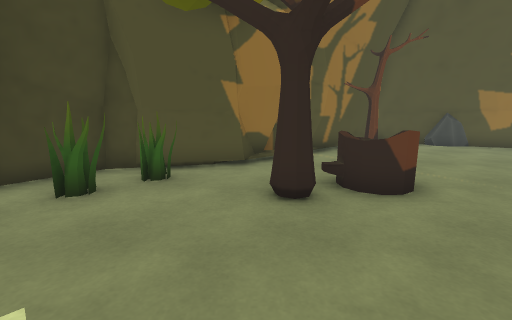
view 1 (above)

24 first-person views from a walk through a scene from a Unity 3-D project. The camera is 1.2 m above the floor, tilts 10° down and sees 90° across. The floor is counted in squares, 0.9 m on a side. Each view is taken from the middle of a square. On the plan, view 1 faces up. The plan holds only what a view shows up to about 13 squares ahead; the rest is blank. The place goes on beyond the plan. The player character is not drawn. Some animated figures are left out. Some surface patterns are stand-ins.

view 2
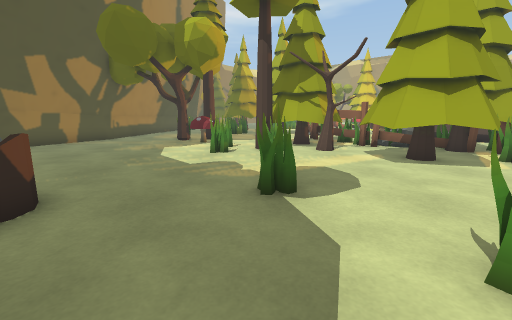

view 3
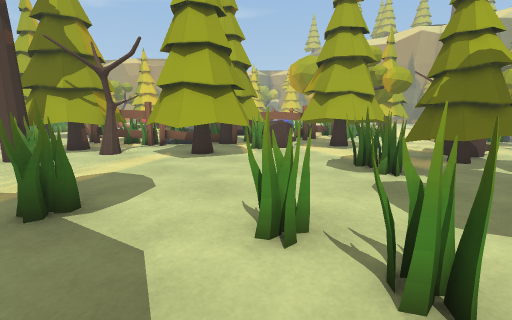

view 4
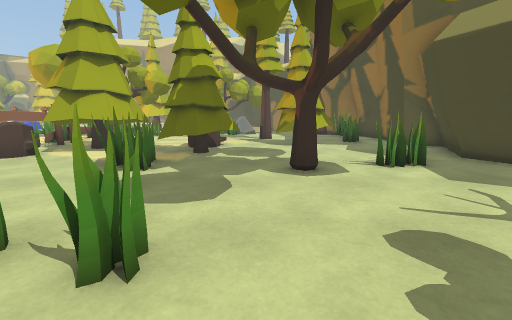

view 5
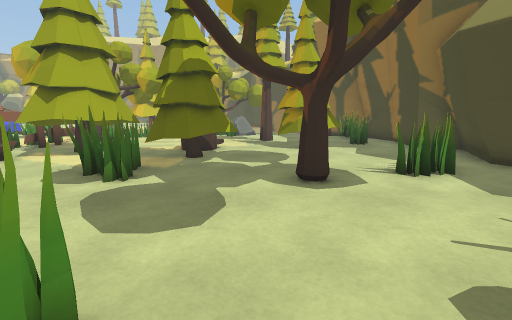

view 6
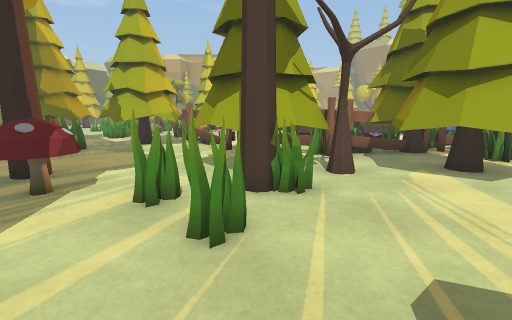

view 7
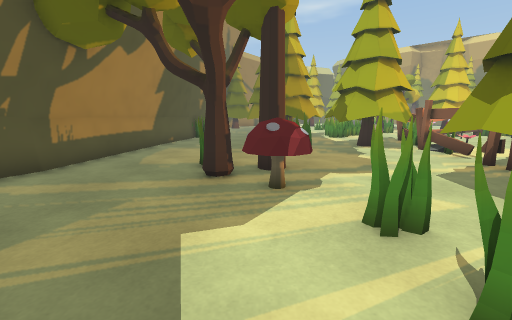

view 8
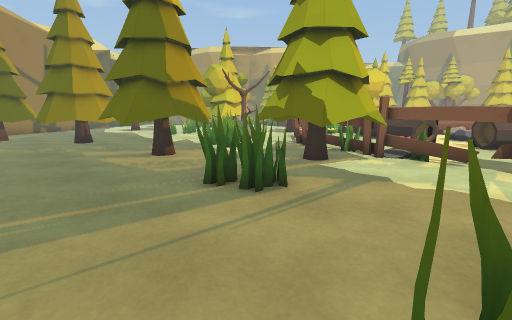

view 9
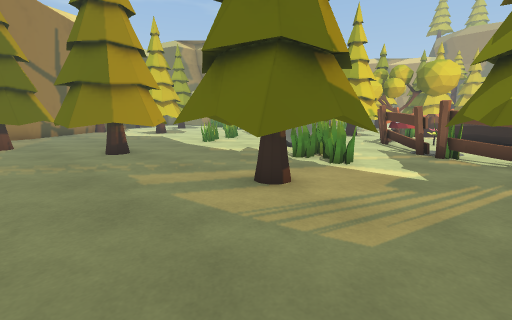

view 10
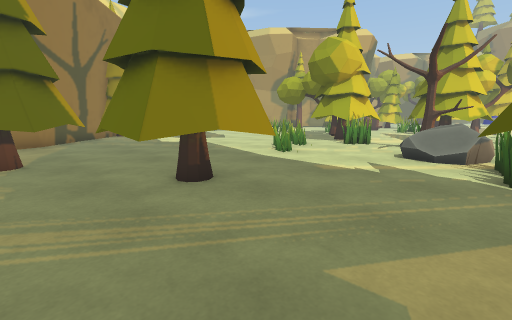

view 11
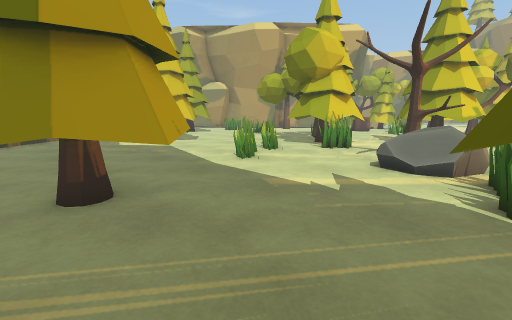

view 12
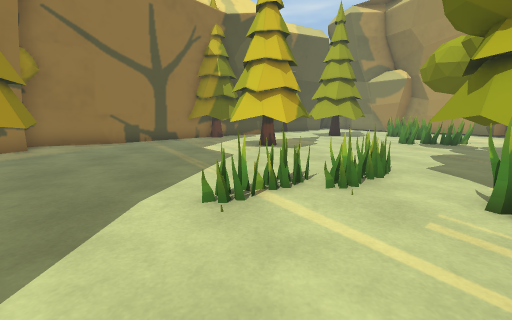

view 13
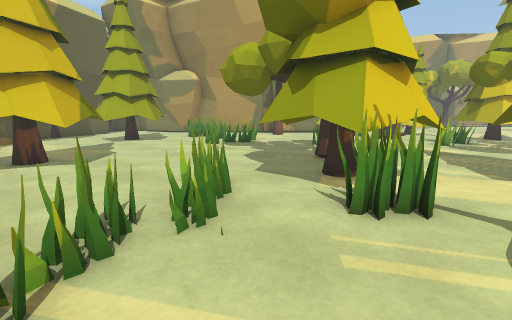

view 14
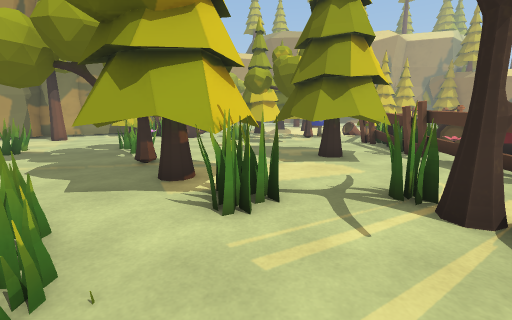

view 15
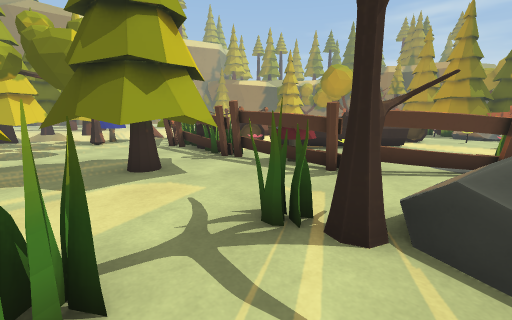

view 16
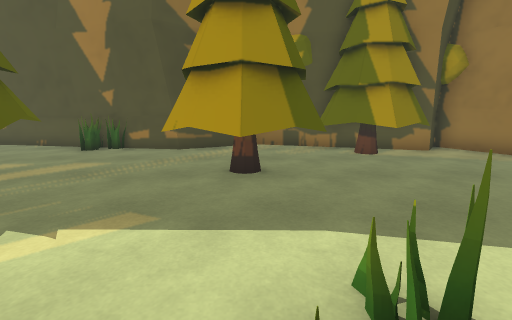

view 17
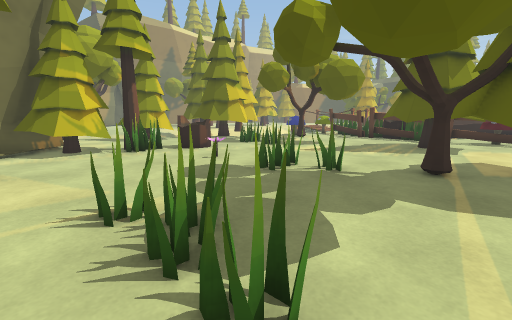

view 18
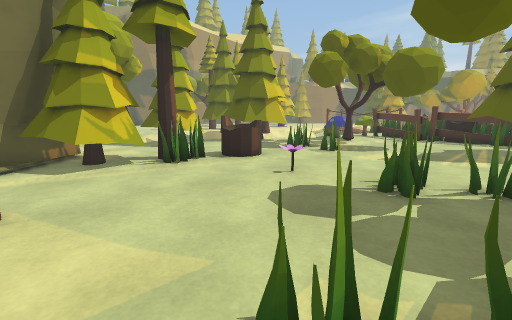

view 19
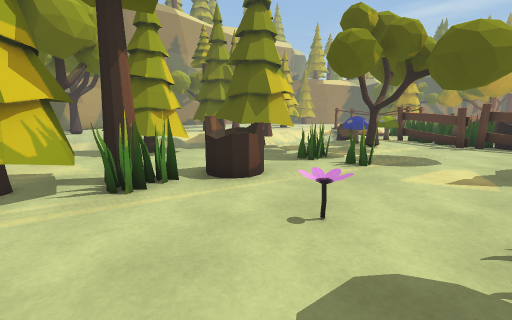

view 20
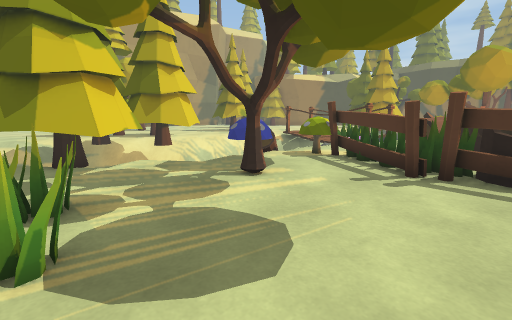

view 21
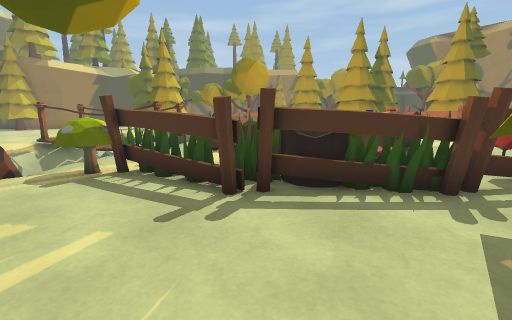

view 22
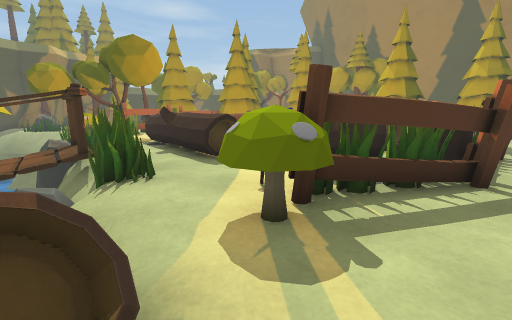

view 23
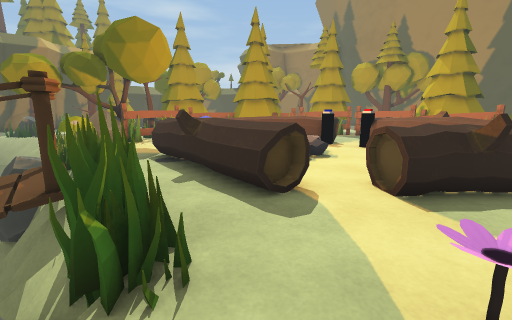

view 24
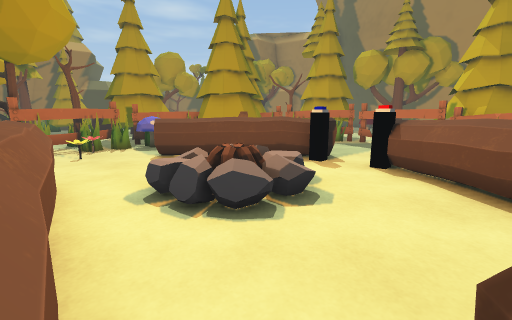

### Floor plan
Key: @ floor where view 1 was taken; # wall or solid block; . floor; / step, stairs or slope; = window, fence, low wall or low ledge; ≈ water the walk keeps out of; ^ raised ledge; v drop or lower ground; T tree; F fence; C campfire; R rock; L flower; O other object.
Columns run from 8 left of view 1 to 39 right of it. Each row starts with its distance up from view 1.
 12                ##
 11             ## .###
 10           ##   ...###
  9         ###.T ......#######         ###
  8         ##..T.............####O######.###T  ##
  7      ####.. ...................O.##.....TTT###
  6     ##..... ...........................TTTT..#
  5    ##OO...O..........TO..............T..TTT..##
  4      O...T.........=^TT.............TTT..T....##
  3      ...............^....OO..TTTT..TTTT........#
  2      ...........OOO......OO..TTTT...TTT.........
  1       .....OO....T........TT.TT .....T..........
  0     ....@........TTTT....TTT..T.................
 -1    ....OOO........TTT....TTTT.OOO.....O......T
 -2   ...............TTT FF..FTT....O.....OO....TTTT
 -3  .............TTT.TFFF.FFFFFF...ORR....O....TTT
 -4  ............TTTT.FF.....O..FF... O....O.....TT.
 -5 .....T...O....TT FF ..........F..TT.....O.......
 -6 .OOO.....OO...  TFT  O.........F..OO.TTTT.......
 -7 #.......T.....OTFTTO  T..T. .. .F....TTTT.......
 -8 #......TTT.TTT  FT    TT.TT  O #.....TTTT.......
 -9  ......T  .TTTTFF.. TTT...TT...#..TT..TTTT....O.
-10 ...TT...OO.TTTTFO=.TTT  ...TTT..FTTTT...T.....O.
-11 ...TTT..O...TT.F##.TT  CO...TTOOFTTTT....O...O..
-12 .OO   .. ...  .FO....  CC....T.OF.TT.....OO...O.
-13      ...  .. TOFO.O....OO...TTOO................
-14      TT. O.   TTF..........TTT.FF...............
-15        . O    TTF....TTTTTT....F..........L.....
-16        .O     RR#   ...TTTT...OF..T...O........O
-17        OO     O O=  OO.......LF...T...O..O......
-18        OO     /OO    #//OOOO..==.^....O..OOTTTT.
-19                v    Rv#/#vO/.....=.........TTTT.
-20              OO≈     ##.# R  /T////.TTT ....  T#
-21               OO        #          TTTT .TT..###

Where each view was taken, in squares from view 1:
view 1: 0 up, 0 right, facing up
view 2: 1 up, 1 left, facing right
view 3: 1 up, 1 left, facing down-right
view 4: 1 up, 2 left, facing down
view 5: 0 up, 2 left, facing down
view 6: 4 up, 6 right, facing down-right
view 7: 4 up, 7 right, facing right
view 8: 6 up, 14 right, facing down-right
view 9: 6 up, 19 right, facing down-right
view 10: 6 up, 24 right, facing down-right
view 11: 4 up, 24 right, facing down-right
view 12: 2 down, 26 right, facing right
view 13: 2 down, 28 right, facing down-right
view 14: 2 down, 29 right, facing down
view 15: 4 down, 29 right, facing down-left
view 16: 3 down, 29 right, facing up
view 17: 8 down, 39 right, facing down-left
view 18: 11 down, 39 right, facing down-left
view 19: 13 down, 37 right, facing down-left
view 20: 13 down, 30 right, facing down-left
view 21: 14 down, 28 right, facing left
view 22: 20 down, 24 right, facing up-left
view 23: 19 down, 21 right, facing up-left
view 24: 15 down, 19 right, facing up-left
